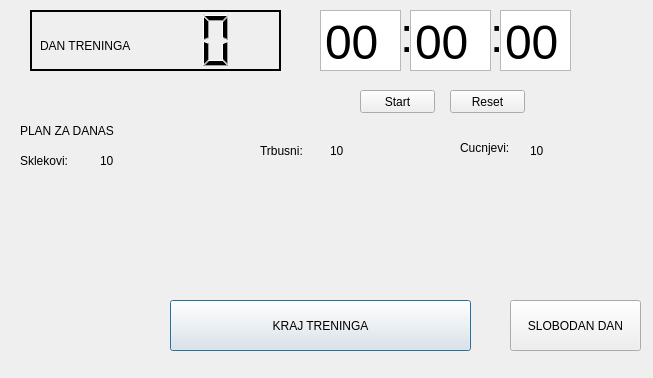
<?xml version="1.0" encoding="UTF-8"?>
<ui version="4.0">
 <class>drugiprozor</class>
 <widget class="QDialog" name="drugiprozor">
  <property name="geometry">
   <rect>
    <x>0</x>
    <y>0</y>
    <width>653</width>
    <height>378</height>
   </rect>
  </property>
  <property name="windowTitle">
   <string>Dialog</string>
  </property>
  <widget class="QLCDNumber" name="lcdNumber">
   <property name="geometry">
    <rect>
     <x>30</x>
     <y>10</y>
     <width>251</width>
     <height>61</height>
    </rect>
   </property>
   <property name="styleSheet">
    <string notr="true">border-style: solid;
border-color: black;
border-width: 2px;
</string>
   </property>
  </widget>
  <widget class="QLabel" name="label_2">
   <property name="geometry">
    <rect>
     <x>20</x>
     <y>110</y>
     <width>131</width>
     <height>41</height>
    </rect>
   </property>
   <property name="text">
    <string>PLAN ZA DANAS</string>
   </property>
  </widget>
  <widget class="QLabel" name="label_4">
   <property name="geometry">
    <rect>
     <x>20</x>
     <y>150</y>
     <width>81</width>
     <height>21</height>
    </rect>
   </property>
   <property name="text">
    <string>Sklekovi:</string>
   </property>
  </widget>
  <widget class="QLabel" name="label_3">
   <property name="geometry">
    <rect>
     <x>40</x>
     <y>20</y>
     <width>111</width>
     <height>51</height>
    </rect>
   </property>
   <property name="text">
    <string>DAN TRENINGA</string>
   </property>
  </widget>
  <widget class="QLabel" name="label_5">
   <property name="geometry">
    <rect>
     <x>10</x>
     <y>200</y>
     <width>141</width>
     <height>81</height>
    </rect>
   </property>
   <property name="text">
    <string/>
   </property>
  </widget>
  <widget class="QPushButton" name="pushButton">
   <property name="geometry">
    <rect>
     <x>170</x>
     <y>300</y>
     <width>301</width>
     <height>51</height>
    </rect>
   </property>
   <property name="text">
    <string>KRAJ TRENINGA</string>
   </property>
  </widget>
  <widget class="QLabel" name="label_6">
   <property name="geometry">
    <rect>
     <x>260</x>
     <y>140</y>
     <width>81</width>
     <height>21</height>
    </rect>
   </property>
   <property name="text">
    <string>Trbusni: </string>
   </property>
  </widget>
  <widget class="QLabel" name="label_7">
   <property name="geometry">
    <rect>
     <x>460</x>
     <y>140</y>
     <width>81</width>
     <height>16</height>
    </rect>
   </property>
   <property name="text">
    <string>Cucnjevi: </string>
   </property>
  </widget>
  <widget class="QLabel" name="label_8">
   <property name="geometry">
    <rect>
     <x>210</x>
     <y>210</y>
     <width>141</width>
     <height>71</height>
    </rect>
   </property>
   <property name="text">
    <string/>
   </property>
  </widget>
  <widget class="QLabel" name="label_9">
   <property name="geometry">
    <rect>
     <x>450</x>
     <y>180</y>
     <width>121</width>
     <height>111</height>
    </rect>
   </property>
   <property name="styleSheet">
    <string notr="true">width:50;
height: 20;</string>
   </property>
   <property name="text">
    <string/>
   </property>
  </widget>
  <widget class="QLabel" name="label_11">
   <property name="geometry">
    <rect>
     <x>100</x>
     <y>150</y>
     <width>51</width>
     <height>21</height>
    </rect>
   </property>
   <property name="text">
    <string>10</string>
   </property>
  </widget>
  <widget class="QLabel" name="label_12">
   <property name="geometry">
    <rect>
     <x>330</x>
     <y>140</y>
     <width>51</width>
     <height>21</height>
    </rect>
   </property>
   <property name="text">
    <string>10</string>
   </property>
  </widget>
  <widget class="QLabel" name="label_13">
   <property name="geometry">
    <rect>
     <x>530</x>
     <y>140</y>
     <width>51</width>
     <height>21</height>
    </rect>
   </property>
   <property name="text">
    <string>10</string>
   </property>
  </widget>
  <widget class="QLabel" name="label_10">
   <property name="geometry">
    <rect>
     <x>400</x>
     <y>10</y>
     <width>21</width>
     <height>51</height>
    </rect>
   </property>
   <property name="font">
    <font>
     <pointsize>36</pointsize>
    </font>
   </property>
   <property name="text">
    <string>:</string>
   </property>
  </widget>
  <widget class="QTextEdit" name="hundredthsText">
   <property name="geometry">
    <rect>
     <x>500</x>
     <y>10</y>
     <width>71</width>
     <height>61</height>
    </rect>
   </property>
   <property name="sizePolicy">
    <sizepolicy hsizetype="Expanding" vsizetype="Expanding">
     <horstretch>0</horstretch>
     <verstretch>0</verstretch>
    </sizepolicy>
   </property>
   <property name="font">
    <font>
     <pointsize>36</pointsize>
    </font>
   </property>
   <property name="verticalScrollBarPolicy">
    <enum>Qt::ScrollBarAlwaysOff</enum>
   </property>
   <property name="horizontalScrollBarPolicy">
    <enum>Qt::ScrollBarAlwaysOff</enum>
   </property>
   <property name="undoRedoEnabled">
    <bool>true</bool>
   </property>
   <property name="lineWrapMode">
    <enum>QTextEdit::NoWrap</enum>
   </property>
   <property name="readOnly">
    <bool>true</bool>
   </property>
   <property name="html">
    <string>&lt;!DOCTYPE HTML PUBLIC &quot;-//W3C//DTD HTML 4.0//EN&quot; &quot;http://www.w3.org/TR/REC-html40/strict.dtd&quot;&gt;
&lt;html&gt;&lt;head&gt;&lt;meta name=&quot;qrichtext&quot; content=&quot;1&quot; /&gt;&lt;style type=&quot;text/css&quot;&gt;
p, li { white-space: pre-wrap; }
&lt;/style&gt;&lt;/head&gt;&lt;body style=&quot; font-family:'Ubuntu'; font-size:36pt; font-weight:400; font-style:normal;&quot;&gt;
&lt;p style=&quot; margin-top:0px; margin-bottom:0px; margin-left:0px; margin-right:0px; -qt-block-indent:0; text-indent:0px;&quot;&gt;&lt;span style=&quot; font-family:'MS Shell Dlg 2';&quot;&gt;00&lt;/span&gt;&lt;/p&gt;&lt;/body&gt;&lt;/html&gt;</string>
   </property>
   <property name="tabStopWidth">
    <number>80</number>
   </property>
   <property name="acceptRichText">
    <bool>false</bool>
   </property>
   <property name="cursorWidth">
    <number>1</number>
   </property>
   <property name="placeholderText">
    <string>00</string>
   </property>
  </widget>
  <widget class="QTextEdit" name="minutesText">
   <property name="geometry">
    <rect>
     <x>320</x>
     <y>10</y>
     <width>81</width>
     <height>61</height>
    </rect>
   </property>
   <property name="font">
    <font>
     <pointsize>36</pointsize>
    </font>
   </property>
   <property name="verticalScrollBarPolicy">
    <enum>Qt::ScrollBarAlwaysOff</enum>
   </property>
   <property name="horizontalScrollBarPolicy">
    <enum>Qt::ScrollBarAlwaysOff</enum>
   </property>
   <property name="readOnly">
    <bool>true</bool>
   </property>
   <property name="html">
    <string>&lt;!DOCTYPE HTML PUBLIC &quot;-//W3C//DTD HTML 4.0//EN&quot; &quot;http://www.w3.org/TR/REC-html40/strict.dtd&quot;&gt;
&lt;html&gt;&lt;head&gt;&lt;meta name=&quot;qrichtext&quot; content=&quot;1&quot; /&gt;&lt;style type=&quot;text/css&quot;&gt;
p, li { white-space: pre-wrap; }
&lt;/style&gt;&lt;/head&gt;&lt;body style=&quot; font-family:'Ubuntu'; font-size:36pt; font-weight:400; font-style:normal;&quot;&gt;
&lt;p style=&quot; margin-top:0px; margin-bottom:0px; margin-left:0px; margin-right:0px; -qt-block-indent:0; text-indent:0px;&quot;&gt;&lt;span style=&quot; font-family:'MS Shell Dlg 2';&quot;&gt;00&lt;/span&gt;&lt;/p&gt;&lt;/body&gt;&lt;/html&gt;</string>
   </property>
   <property name="acceptRichText">
    <bool>false</bool>
   </property>
   <property name="placeholderText">
    <string>00</string>
   </property>
  </widget>
  <widget class="QPushButton" name="resetButton">
   <property name="geometry">
    <rect>
     <x>450</x>
     <y>90</y>
     <width>75</width>
     <height>23</height>
    </rect>
   </property>
   <property name="text">
    <string>Reset</string>
   </property>
  </widget>
  <widget class="QPushButton" name="startStopButton">
   <property name="geometry">
    <rect>
     <x>360</x>
     <y>90</y>
     <width>75</width>
     <height>23</height>
    </rect>
   </property>
   <property name="text">
    <string>Start</string>
   </property>
  </widget>
  <widget class="QLabel" name="label_14">
   <property name="geometry">
    <rect>
     <x>490</x>
     <y>10</y>
     <width>21</width>
     <height>51</height>
    </rect>
   </property>
   <property name="font">
    <font>
     <pointsize>36</pointsize>
    </font>
   </property>
   <property name="text">
    <string>:</string>
   </property>
  </widget>
  <widget class="QTextEdit" name="secondsText">
   <property name="geometry">
    <rect>
     <x>410</x>
     <y>10</y>
     <width>81</width>
     <height>61</height>
    </rect>
   </property>
   <property name="font">
    <font>
     <pointsize>36</pointsize>
    </font>
   </property>
   <property name="verticalScrollBarPolicy">
    <enum>Qt::ScrollBarAlwaysOff</enum>
   </property>
   <property name="horizontalScrollBarPolicy">
    <enum>Qt::ScrollBarAlwaysOff</enum>
   </property>
   <property name="readOnly">
    <bool>true</bool>
   </property>
   <property name="html">
    <string>&lt;!DOCTYPE HTML PUBLIC &quot;-//W3C//DTD HTML 4.0//EN&quot; &quot;http://www.w3.org/TR/REC-html40/strict.dtd&quot;&gt;
&lt;html&gt;&lt;head&gt;&lt;meta name=&quot;qrichtext&quot; content=&quot;1&quot; /&gt;&lt;style type=&quot;text/css&quot;&gt;
p, li { white-space: pre-wrap; }
&lt;/style&gt;&lt;/head&gt;&lt;body style=&quot; font-family:'Ubuntu'; font-size:36pt; font-weight:400; font-style:normal;&quot;&gt;
&lt;p style=&quot; margin-top:0px; margin-bottom:0px; margin-left:0px; margin-right:0px; -qt-block-indent:0; text-indent:0px;&quot;&gt;&lt;span style=&quot; font-family:'MS Shell Dlg 2';&quot;&gt;00&lt;/span&gt;&lt;/p&gt;&lt;/body&gt;&lt;/html&gt;</string>
   </property>
   <property name="acceptRichText">
    <bool>false</bool>
   </property>
   <property name="placeholderText">
    <string>00</string>
   </property>
  </widget>
  <widget class="QPushButton" name="slobodandan">
   <property name="geometry">
    <rect>
     <x>510</x>
     <y>300</y>
     <width>131</width>
     <height>51</height>
    </rect>
   </property>
   <property name="text">
    <string>SLOBODAN DAN</string>
   </property>
  </widget>
 </widget>
 <resources/>
 <connections/>
</ui>
